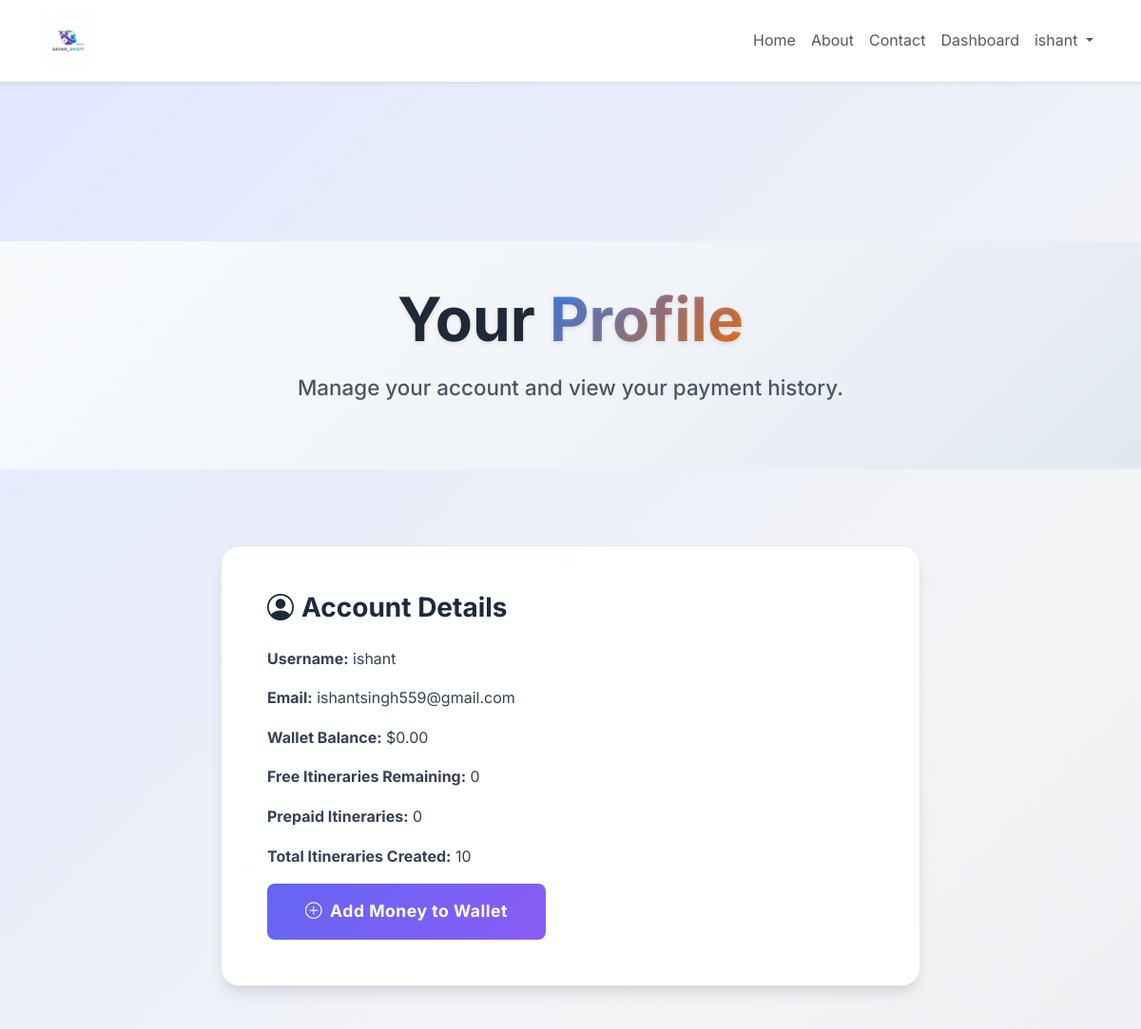
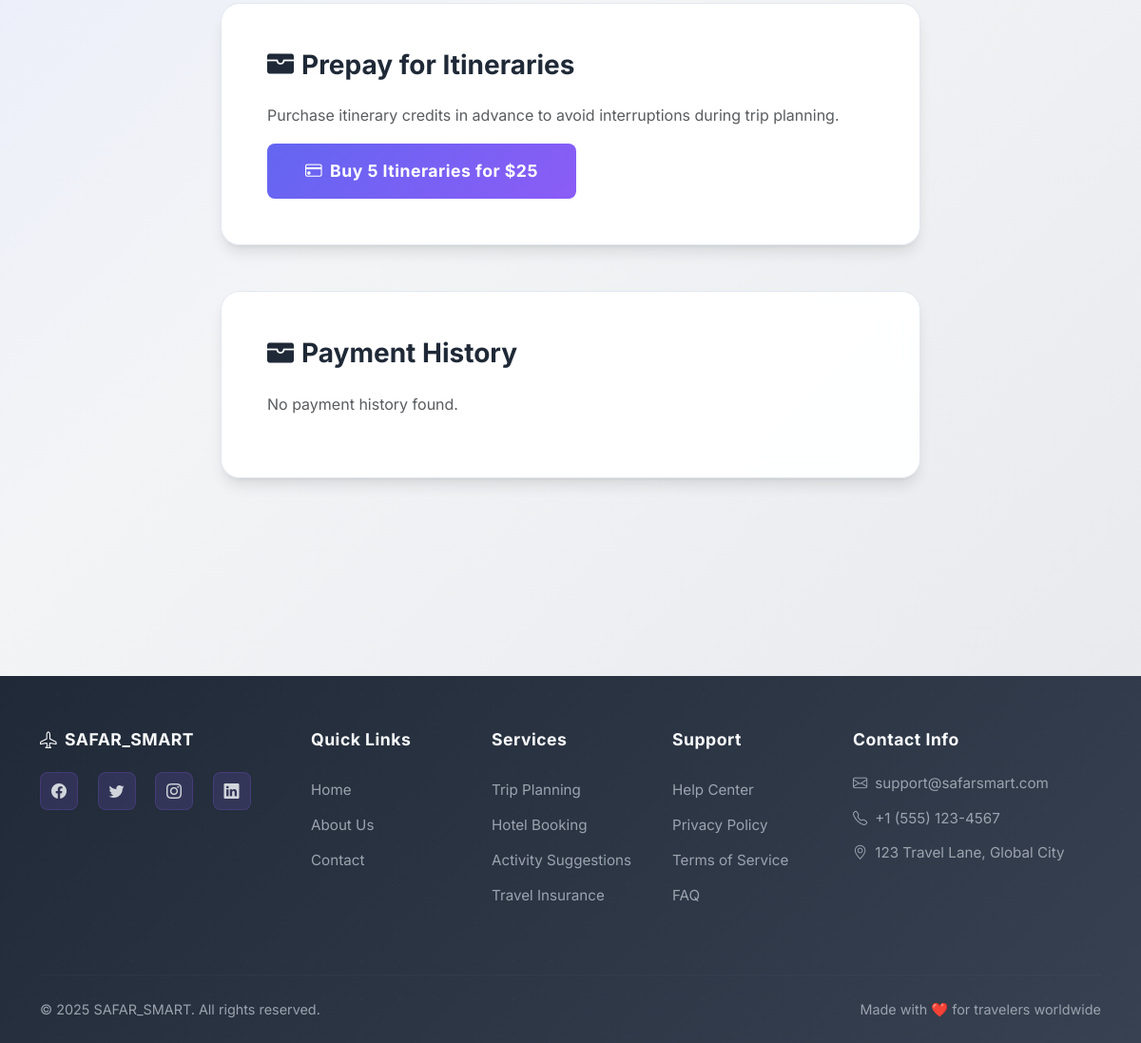
The app's page /api/users/profile/ (signed in) with its own data (2 pictures, top to bottom).
### users/models.py (models this page shows, shortened)
class User(AbstractUser):
    email = models.EmailField(unique=True)
    otp = models.CharField(max_length=6, blank=True, null=True)
    otp_created_at = models.DateTimeField(blank=True, null=True)
    reset_otp = models.CharField(max_length=6, blank=True, null=True)
    reset_otp_created_at = models.DateTimeField(blank=True, null=True)
    free_itineraries_count = models.IntegerField(default=0)
    prepaid_itineraries_count = models.IntegerField(default=0)
    USERNAME_FIELD = 'email'
    REQUIRED_FIELDS = ['username']

class UserProfile(models.Model):
    user = models.OneToOneField(User, on_delete=models.CASCADE)
    paid_plan_credits = models.DecimalField(max_digits=10, decimal_places=2, default=0.00)

### users/views.py (the view)
# urls.py: path('profile/', profile_view, name='profile'),
@login_required
def profile_view(request):
    user = request.user
    user_profile, created = UserProfile.objects.get_or_create(user=user)
    payments = Payment.objects.filter(user=user).order_by('-timestamp')
    remaining_free_itineraries = 2 - user.free_itineraries_count # Calculate here
    context = {
        'user': user,
        'user_profile': user_profile,
        'free_itineraries_count': user.free_itineraries_count,
        'payments': payments,
        'remaining_free_itineraries': remaining_free_itineraries, # Pass to context
    }
    return render(request, 'users/profile.html', context)

### users/templates/users/profile.html (shortened to what this page needs)
{% extends 'base.html' %}
{% load static %}
{% block container_class %}container-fluid px-0{% endblock %}
{% block content %}
<div class="homepage-wrapper">
    <header class="hero-main" style="height: 30vh; min-height: 200px; margin-top: 0 !important;">
        <div class="hero-content text-center">
            <h1 class="display-3 fw-bolder mb-3">Your <span class="text-gradient">Profile</span></h1>
            <p class="lead mb-4">Manage your account and view your payment history.</p>
        </div>
    </header>
    <section class="py-5">
        <div class="container">
            <div class="row justify-content-center">
                <div class="col-lg-8">
                    <div class="feature-card-new p-5 h-100">
                        <h2 class="h3 fw-bold mb-4" style="color: #1f2937;"><i class="bi bi-person-circle me-2"></i>Account Details</h2>
                        <p><strong>Username:</strong> {{ user.username }}</p>
                        <p><strong>Email:</strong> {{ user.email }}</p>
                        <p><strong>Wallet Balance:</strong> ${{ user.userprofile.paid_plan_credits }}</p>
                        <p><strong>Free Itineraries Remaining:</strong> {{ remaining_free_itineraries }}</p>
                        <p><strong>Prepaid Itineraries:</strong> {{ user.prepaid_itineraries_count }}</p>
                        <p><strong>Total Itineraries Created:</strong> {{ user.trip_set.count }}</p>
                        <a href="{% url 'add_money' %}" class="btn btn-primary-modern btn-lg">
                            <i class="bi bi-plus-circle me-2"></i>Add Money to Wallet
                        </a>
                    </div>
                </div>
            </div>
            <div class="row justify-content-center mt-5">
                <div class="col-lg-8">
                    <div class="feature-card-new p-5 h-100">
                        <h2 class="h3 fw-bold mb-4" style="color: #1f2937;"><i class="bi bi-wallet-fill me-2"></i>Prepay for Itineraries</h2>
                        <p class="text-muted">Purchase itinerary credits in advance to avoid interruptions during trip planning.</p>
                        <button id="payInAdvanceButton" class="btn btn-primary-modern btn-lg">
                            <i class="bi bi-credit-card me-2"></i>Buy 5 Itineraries for $25
                        </button>
                    </div>
                </div>
            </div>
            <div class="row justify-content-center mt-5">
                <div class="col-lg-8">
                    <div class="feature-card-new p-5 h-100">
                        <h2 class="h3 fw-bold mb-4" style="color: #1f2937;"><i class="bi bi-wallet-fill me-2"></i>Payment History</h2>
                        {% if payments %}
                            <div class="table-responsive">
                                <table class="table table-striped table-hover">
                                    <thead>
                                        <tr>
                                            <th>Order ID</th>
                                            <th>Payment ID</th>
                                            <th>Amount</th>
                                            <th>Currency</th>
                                            <th>Date</th>
                                            <th>Status</th>
                                        </tr>
                                    </thead>
                                    <tbody>
                                        {% for payment in payments %}
                                        <tr>
                                            <td>{{ payment.razorpay_order_id }}</td>
                                            <td>{{ payment.razorpay_payment_id|default:"N/A" }}</td>
                                            <td>{{ payment.amount }}</td>
                                            <td>{{ payment.currency }}</td>
                                            <td>{{ payment.timestamp|date:"M d, Y H:i" }}</td>
                                            <td>
                                                {% if payment.is_successful %}
                                                    <span class="badge bg-success">Successful</span>
                                                {% else %}
                                                    <span class="badge bg-danger">Failed</span>
                                                {% endif %}
                                            </td>
                                        </tr>
                                        {% endfor %}
                                    </tbody>
                                </table>
                            </div>
                        {% else %}
                            <p class="text-muted">No payment history found.</p>
                        {% endif %}
                    </div>
                </div>
            </div>
        </div>
    </section>
</div>
{% endblock %}

### templates/base.html (shortened to what this page needs)
{% load static %}
<!DOCTYPE html>
<html lang="en">
<head>
    <link href="https://cdn.jsdelivr.net/npm/bootstrap@5.3.2/dist/css/bootstrap.min.css" rel="stylesheet">
    <link href="https://cdn.jsdelivr.net/npm/bootstrap-icons@1.11.1/font/bootstrap-icons.css" rel="stylesheet">
    <link rel="stylesheet" href="{% static 'css/style.css' %}">
</head>
<body>
    {% block navbar %}
    <nav class="navbar navbar-expand-lg navbar-light bg-white shadow-sm sticky-top">
        <div class="container">
            <a class="navbar-brand" href="{% url 'home' %}">
                <img src="{% static 'images/logo.png' %}" alt="SAFAR_SMART Logo" style="height: 60px;">
            </a>
            <div class="collapse navbar-collapse" id="navbarNav">
                <ul class="navbar-nav ms-auto">
                    <li class="nav-item">
                        <a class="nav-link {% if request.resolver_match.url_name == 'home' %}active{% endif %}" href="{% url 'home' %}">Home</a>
                    </li>
                    <li class="nav-item">
                        <a class="nav-link {% if request.resolver_match.url_name == 'about' %}active{% endif %}" href="{% url 'about' %}">About</a>
                    </li>
                    <li class="nav-item">
                        <a class="nav-link {% if request.resolver_match.url_name == 'contact' %}active{% endif %}" href="{% url 'contact' %}">Contact</a>
                    </li>
                    {% if user.is_authenticated %}
                    <li class="nav-item">
                        <a class="nav-link {% if request.resolver_match.url_name == 'dashboard' %}active{% endif %}" href="{% url 'dashboard' %}">Dashboard</a>
                    </li>
                    <li class="nav-item dropdown">
                        <a class="nav-link dropdown-toggle" href="#" id="navbarDropdown" role="button" data-bs-toggle="dropdown">
                            {{ user.username }}
                        </a>
                    </li>
                    {% endif %}
                </ul>
            </div>
        </div>
    </nav>
    {% endblock %}
    <main class="main-content">
        <div class="{% block container_class %}container{% endblock %}">
            {% block content %}
            {% endblock %}
        </div>
    </main>
    <footer class="footer-modern">
        <div class="container">
            <div class="row">
                <div class="col-lg-3 mb-4">
                    <div class="footer-section">
                        <h5><i class="bi bi-airplane me-2"></i>SAFAR_SMART</h5>
                        <div class="mt-4">
                            <a href="#" class="social-icon me-3"><i class="bi bi-facebook"></i></a>
                            <a href="#" class="social-icon me-3"><i class="bi bi-twitter"></i></a>
                            <a href="#" class="social-icon me-3"><i class="bi bi-instagram"></i></a>
                            <a href="#" class="social-icon"><i class="bi bi-linkedin"></i></a>
                        </div>
                    </div>
                </div>
                <div class="col-lg-2 col-md-6 mb-4">
                    <div class="footer-section">
                        <h5>Quick Links</h5>
                        <a href="{% url 'home' %}" class="footer-link">Home</a>
                        <a href="{% url 'about' %}" class="footer-link">About Us</a>
                        <a href="{% url 'contact' %}" class="footer-link">Contact</a>
                    </div>
                </div>
                <div class="col-lg-2 col-md-6 mb-4">
                    <div class="footer-section">
                        <h5>Services</h5>
                        <a href="#" class="footer-link">Trip Planning</a>
                        <a href="#" class="footer-link">Hotel Booking</a>
                        <a href="#" class="footer-link">Activity Suggestions</a>
                        <a href="#" class="footer-link">Travel Insurance</a>
                    </div>
                </div>
                <div class="col-lg-2 col-md-6 mb-4">
                    <div class="footer-section">
                        <h5>Support</h5>
                        <a href="#" class="footer-link">Help Center</a>
                        <a href="#" class="footer-link">Privacy Policy</a>
                        <a href="#" class="footer-link">Terms of Service</a>
                        <a href="#" class="footer-link">FAQ</a>
                    </div>
                </div>
                <div class="col-lg-3 col-md-6 mb-4">
                    <div class="footer-section">
                        <h5>Contact Info</h5>
                        <p class="footer-contact-item"><i class="bi bi-envelope me-2"></i>support@safarsmart.com</p>
                        <p class="footer-contact-item"><i class="bi bi-telephone me-2"></i>+1 (555) 123-4567</p>
                        <p class="footer-contact-item mb-0"><i class="bi bi-geo-alt me-2"></i>123 Travel Lane, Global City</p>
                    </div>
                </div>
            </div>
            <hr class="footer-divider">
            <div class="row align-items-center">
                <div class="col-md-6">
                    <p class="footer-copyright">&copy; 2025 SAFAR_SMART. All rights reserved.</p>
                </div>
                <div class="col-md-6 text-md-end">
                    <p class="footer-love">Made with ❤️ for travelers worldwide</p>
                </div>
            </div>
        </div>
    </footer>
</body>
</html>

### records on screen
User: username "ishant", email "ishantsingh559@gmail.com", userprofile.paid_plan_credits "0.00", prepaid_itineraries_count "0", trip_set.count "10"

### other values on screen
{{ remaining_free_itineraries }} "0"
